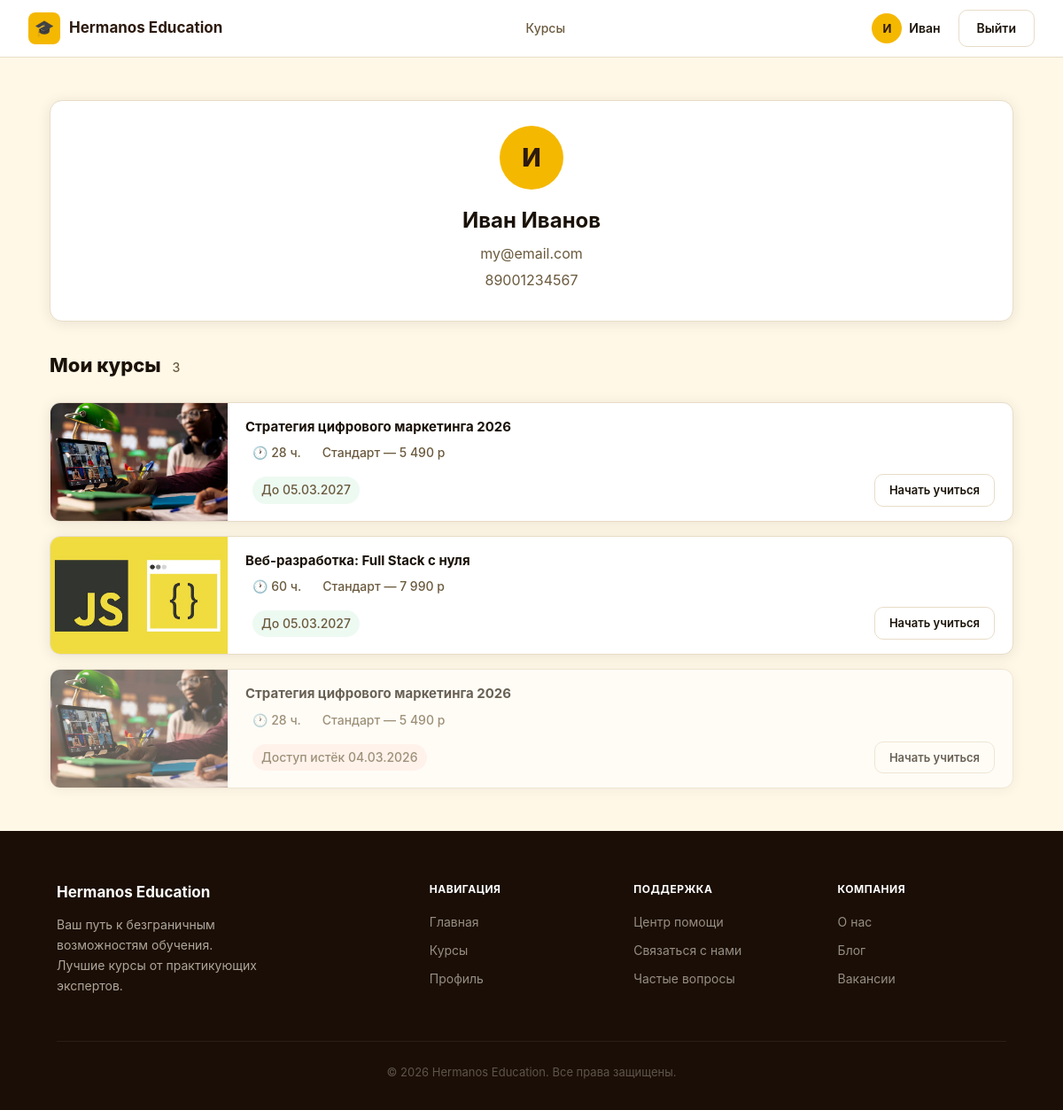
Screenshot of /hermanosEducation/profile.php (signed in) with the database file from the repository.
### tables this page shows
CREATE TABLE `clients` (
  `client_id` int(11) NOT NULL,
  `email` varchar(255) NOT NULL,
  `password` varchar(255) NOT NULL,
  `first_name` varchar(100) NOT NULL,
  `last_name` varchar(100) NOT NULL,
  `phone` varchar(20) DEFAULT NULL
);

CREATE TABLE `orders` (
  `order_id` int(10) UNSIGNED NOT NULL,
  `client_id` int(11) NOT NULL,
  `course_id` int(10) UNSIGNED NOT NULL,
  `rates_id` int(10) UNSIGNED NOT NULL,
  `payment_id` int(10) UNSIGNED NOT NULL,
  `expires_at` date NOT NULL
);

CREATE TABLE `courses` (
  `course_id` int(10) UNSIGNED NOT NULL,
  `title` varchar(255) NOT NULL,
  `image_url` varchar(500) DEFAULT NULL,
  `description` text,
  `level` enum('Начальный','Средний','Продвинутый') NOT NULL DEFAULT 'Начальный',
  `duration_hours` int(10) UNSIGNED NOT NULL DEFAULT '0'
);

CREATE TABLE `rates` (
  `rates_id` int(11) UNSIGNED NOT NULL,
  `course_id` int(10) UNSIGNED NOT NULL,
  `name` varchar(100) NOT NULL,
  `price` int(10) NOT NULL,
  `description` text,
  `access_duration_days` int(10) UNSIGNED NOT NULL DEFAULT '365'
);

### hermanosEducation/functions.php (called while the page is built, shortened)
<?php
function base_url($path = "") {
    $path = ltrim($path, '/');
    return rtrim(BASE_URL, '/') . '/' . $path;
}
function formatPrice($price) {
    return number_format((int)$price, 0, '.', ' ') . ' р';
}

### hermanosEducation/profile.php (the view, shortened to what this page needs)
<?php
require_once 'connect.php';
require_once 'functions.php';
$stmt = $conn->prepare("SELECT * FROM clients WHERE client_id = ?");
$stmt->execute([$_SESSION['client_id']]);
$client = $stmt->fetch();
$stmt = $conn->prepare(
    "SELECT c.*, r.price, r.name AS rate_name, o.expires_at, o.order_id
     FROM orders o
     JOIN courses c ON c.course_id = o.course_id
     JOIN rates r ON r.rates_id = o.rates_id
     WHERE o.client_id = ?"
);
$stmt->execute([$_SESSION['client_id']]);
$myCourses = $stmt->fetchAll();
require_once 'views/header.php';
?>
    <div class="page-wrapper profile-page">
        <div class="container">
            <div class="profile-layout">
                <div class="profile-sidebar">
                    <div class="profile-card">
                        <div class="profile-avatar">
                            <?= htmlspecialchars(mb_substr($client['first_name'], 0, 1)) ?>
                        </div>
                        <div class="profile-name">
                            <?= htmlspecialchars($client['first_name']) ?> <?= htmlspecialchars($client['last_name']) ?>
                        </div>
                        <div class="profile-email"><?= htmlspecialchars($client['email']) ?></div>
                        <?php if (!empty($client['phone'])): ?>
                            <div class="profile-phone"><?= htmlspecialchars($client['phone']) ?></div>
                        <?php endif; ?>
                    </div>
                </div>
                <div class="profile-main">
                    <h2>
                        Мои курсы
                        <span>
                        <?= count($myCourses) ?>
                    </span>
                    </h2>
                    <?php if (empty($myCourses)): ?>
                        <div class="empty-state">
                            <h3>Курсов пока нет</h3>
                            <p>Перейдите в каталог и выберите первый курс</p>
                            <a href="<?= base_url("/index.php") ?>" class="btn btn-gold">Перейти к курсам</a>
                        </div>
                    <?php else: ?>
                        <div class="my-courses-list">
                            <?php foreach ($myCourses as $course):
                                $expired = strtotime($course['expires_at']) < time();
                                ?>
                                <div class="my-course-card <?= $expired ? 'my-course-card--expired' : '' ?>">
                                    <img class="my-course-card__img"
                                         src="<?= htmlspecialchars($course['image_url'] ?? '') ?>"
                                         alt="<?= htmlspecialchars($course['title']) ?>">
                                    <div class="my-course-card__body">
                                        <h3 class="my-course-card__title"><?= htmlspecialchars($course['title']) ?></h3>
                                        <div class="my-course-card__meta">
                                            <span>🕐 <?= htmlspecialchars($course['duration_hours']) ?> ч.</span>
                                            <span><?= htmlspecialchars($course['rate_name']) ?> — <?= formatPrice($course['price']) ?></span>
                                        </div>
                                        <div class="my-course-card__footer">
                                            <?php if ($expired): ?>
                                                <span class="badge-expired">Доступ истёк <?= date('d.m.Y', strtotime($course['expires_at'])) ?></span>
                                            <?php else: ?>
                                                <span class="badge-active">До <?= date('d.m.Y', strtotime($course['expires_at'])) ?></span>
                                            <?php endif; ?>
                                            <a href="<?= base_url('/learn.php?id=' . (int)$course['course_id']) ?>" class="btn btn-outline" style="padding: 7px 16px; font-size: 13px;">
                                                Начать учиться
                                            </a>
                                        </div>
                                    </div>
                                </div>
                            <?php endforeach; ?>
                        </div>
                    <?php endif; ?>
                </div>
            </div>
        </div>
    </div>
<?php require_once 'views/footer.php'; ?>

### hermanosEducation/styles/style.css (style rules this page uses)
* { box-sizing: border-box; margin: 0; padding: 0; }
:root { --gold: #f5b800; --gold-hover: #ffd84d; --gold-dark: #c08c00; --red: #c0321e; --brown-dark: #1a0e06; --brown: #2c1a0e; --cream: #fff8e7; --cream-dark: #f0e4c3; --text: #1a1208; --text-muted: #6b5a3e; --border: #e8dcc8; --white: #ffffff; --radius: 10px; --shadow: 0 2px 16px rgba(26, 14, 6, 0.09); --shadow-lg: 0 8px 32px rgba(26, 14, 6, 0.16); }
body { font-family: "Inter", sans-serif; font-size: 15px; background: var(--cream); color: var(--text); line-height: 1.6; min-height: 100vh; margin: 0; }
a { text-decoration: none; color: inherit; }
img { max-width: 100%; display: block; }
.container { max-width: 1280px; margin: 0 auto; padding: 0 32px; width: 100%; }
.btn { display: inline-flex; align-items: center; justify-content: center; gap: 6px; padding: 9px 20px; border-radius: var(--radius); font-size: 14px; font-weight: 600; border: none; transition: all 0.2s; white-space: nowrap; }
.btn-outline { background: transparent; border: 1.5px solid var(--border); color: var(--text); }
.page-wrapper { padding: 50px 32px; }
.profile-page { min-height: 80vh; background: var(--cream); padding: 48px 24px; }
.profile-layout { display: grid; grid-template-columns: 1fr; gap: 32px; align-items: start; }
.profile-card { background: var(--white); border-radius: 14px; border: 1px solid var(--border); padding: 28px 24px; text-align: center; box-shadow: var(--shadow); }
.profile-avatar { width: 72px; height: 72px; background: var(--gold); border-radius: 50%; display: flex; align-items: center; justify-content: center; font-size: 28px; font-weight: 800; color: var(--brown); margin: 0 auto 16px; }
.profile-name { font-size: 24px; font-weight: 700; margin-bottom: 6px; }
.profile-email { font-size: 16px; color: var(--text-muted); margin-bottom: 4px; }
.profile-phone { font-size: 16px; color: var(--text-muted); margin-bottom: 4px; }
.my-courses-list { display: grid; grid-template-columns: repeat(2, 1fr); gap: 16px; }
.my-course-card { background: var(--white); border-radius: 12px; border: 1px solid var(--border); display: flex; gap: 0; overflow: hidden; box-shadow: var(--shadow); transition: box-shadow 0.2s; }
.my-course-card--expired { opacity: 0.65; }
.my-course-card__img { width: 200px; min-height: 110px; object-fit: cover; flex-shrink: 0; }
.my-course-card__body { padding: 16px 20px; flex: 1; display: flex; flex-direction: column; justify-content: space-between; }
.my-course-card__title { font-size: 15px; font-weight: 700; margin-bottom: 8px; line-height: 1.4; }
.my-course-card__meta { display: flex; gap: 16px; font-size: 13px; color: var(--text-muted); margin-bottom: 12px; }
.my-course-card__footer { display: flex; align-items: center; justify-content: space-between; gap: 12px; }
.badge-active { font-size: 12px; font-weight: 600; color: #1a7a45; background: #edfaf2; padding: 4px 10px; border-radius: 50px; }
.badge-expired { font-size: 12px; font-weight: 600; color: var(--red); background: #fff0ee; padding: 4px 10px; border-radius: 50px; }
@media (max-width: 1200px) { .my-courses-list { grid-template-columns: repeat(1, 1fr); } }

### rows the page displays
clients: first_name "И", first_name "Иван", last_name "Иванов", email "my@email.com", phone "89001234567"
orders: course.image_url (picture), course.title "Стратегия цифрового маркетинга 2026", course.duration_hours "28", rates.name "Стандарт", rates.price "5 490 р", expires_at "05.03.2027"
orders: course.image_url (picture), course.title "Веб-разработка: Full Stack с нуля", course.duration_hours "60", rates.name "Стандарт", rates.price "7 990 р", expires_at "05.03.2027"
orders: course.image_url (picture), course.title "Стратегия цифрового маркетинга 2026", course.duration_hours "28", rates.name "Стандарт", rates.price "5 490 р", expires_at "04.03.2026"

### other values shown
mb_substr($_SESSION['first_name'], 0, 1) "И"
$_SESSION['first_name'] "Иван"
count($myCourses) "3"
